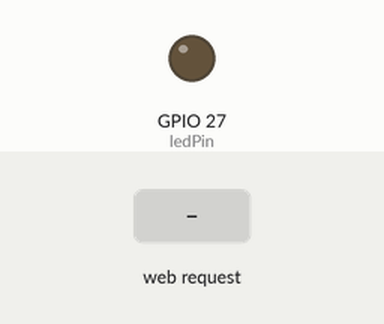
A sketch run on a simulated ESP32. Parts: output pins drawn as LEDs (lit = HIGH). The inputs (shaded band) are chosen by the test bench. WiFi joins after 1.5 s; servers stay silent unless stated; what the sketch prints to the serial monitor is not drawn.

Above: at 2.7 s.
2.8 s: HTTP request GET /led/on received
At 3.8 s:
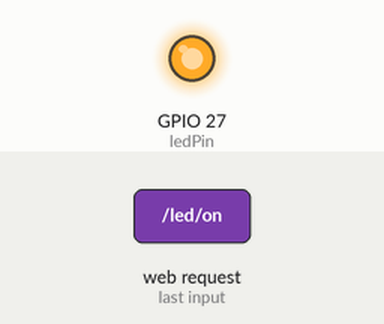
4.3 s: HTTP request GET /led/off received
At 4.9 s:
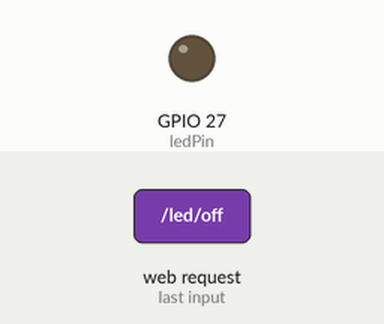
Timing chart, 0 to 7.3 s (numbered marks = the images above; inputs shaded):
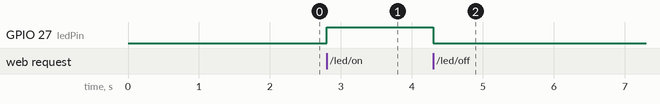

The sketch:

LedWIFI.ino
```cpp
#include <WiFi.h>
#include <WebServer.h>

const char* ssid = "Vodafone----";
const char* password = "----";

WebServer server(80);

const int ledPin = 27;

void setup() {
  Serial.begin(115200);
  pinMode(ledPin, OUTPUT);
  digitalWrite(ledPin, LOW);

  WiFi.begin(ssid, password);
  while (WiFi.status() != WL_CONNECTED) {
    delay(500);
    Serial.println("Connecting to WiFi..");
  }

  Serial.println("Connected to WiFi");
  Serial.println(WiFi.localIP());

  server.on("/", HTTP_GET, []() {
    server.send(200, "text/plain", "Hello from ESP32!");
  });

  server.on("/led/on", HTTP_GET, []() {
    digitalWrite(ledPin, HIGH);
    server.send(200, "text/plain", "LED is ON");
  });

  server.on("/led/off", HTTP_GET, []() {
    digitalWrite(ledPin, LOW);
    server.send(200, "text/plain", "LED is OFF");
  });

  server.begin();
}

void loop() {
  server.handleClient();
}
```

Measured:
- after the input at 2.8 s, GPIO 27 (ledPin): LOW → HIGH at once
- after the input at 4.3 s, GPIO 27 (ledPin): HIGH → LOW at once
